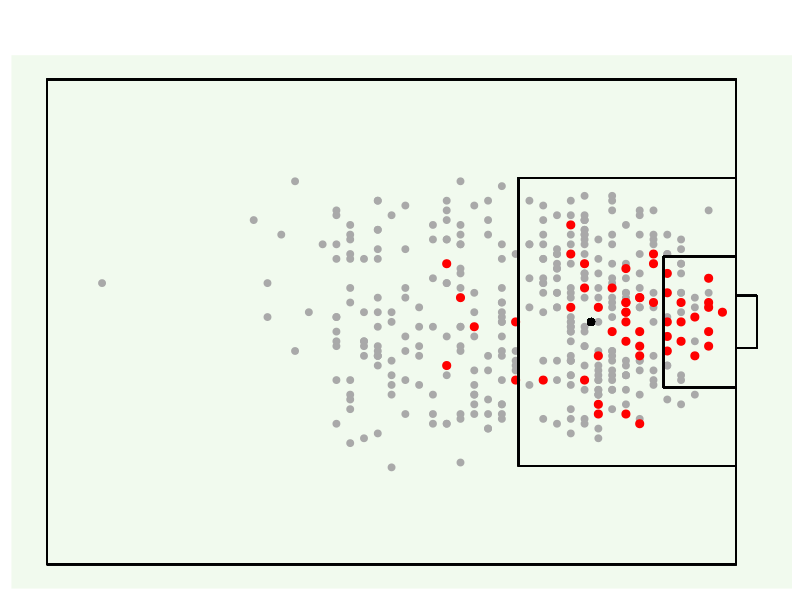

Reproduce this figure in R. (Note: this script raises an error after producing the figure.)
library(ggplot2)
library(randomForest)
library(ROCR)
library(Metrics)

setwd("C:/Users/kenne/OneDrive/Desktop/Data Science/Analysis/Football")

#Set Pitch Length & Width
pitch_l = 114
pitch_w = 74
country <- c("England","France","Germany","Italy","Spain")

#### Full JSON data files can be downloaded from https://figshare.com/collections/Soccer_match_event_dataset/4415000/5
#### Or skip to curated data files below

### Events Data
# Note: Shots/goals data do not reflect the true number of shots/goals in the match due to tagging inaccuracies
#
# library(rjson)
# shots <- NULL
# for(j in 1:5){
#   events <- fromJSON(file = paste("events/events_",country[j],".json", sep=""))
#   for(i in 1:length(events)){
#     if (events[[i]][1] != 10) next
#     events_i <- events[[i]]
#     
#     # Check for goal (tag id = 101)
#     goal = sum(as.data.frame(events_i$tags) == 101)
#     
#     events_i <- within(events_i, rm(tags))
#     events_i <- as.data.frame(events_i)
#     events_i <- cbind(events_i, goal, country[j])
#     shots <- rbind(shots, events_i)
#   }
# }
# events <- NULL
# colnames(shots)[16] <- "league"
# shots$positions.y <- 101 - shots$positions.y # reflect horizontally
# head(shots)
#
## Adjust shots dataset to reflect opposite team
#
# for(i in 1:dim(shots)[1]){
#   hometeam = matches$home.teamId[which(matches$wyId==shots$matchId[i])]
#   awayteam = matches$away.teamId[which(matches$wyId==shots$matchId[i])]
#   if(shots$teamId[i] == hometeam){
#     shots$teamId.opp[i] <- awayteam
#   } else {
#     shots$teamId.opp[i] <- hometeam
#   }
# }
# write.csv(shots,"shots.csv", row.names = F)

### Matches Data
#
# matches <- NULL
# for(j in 1:5){
#   m <- fromJSON(file = paste("matches/matches_",country[j],".json", sep=""))
#   for(i in 1:length(m)){
#     m_i <- m[[i]]
#     m_i_home <- as.data.frame(within(m_i$teamsData[[1]], rm(formation)))
#     colnames(m_i_home) <- paste(m_i_home$side, colnames(m_i_home), sep=".")
#     m_i_away <- as.data.frame(within(m_i$teamsData[[2]], rm(formation)))
#     colnames(m_i_away) <- paste(m_i_away$side, colnames(m_i_away), sep=".")
#     
#     m_i <- as.data.frame(within(m_i, rm(teamsData,referees)))
#     m_i <- cbind(m_i, m_i_home, m_i_away, league = country[j])
#     matches <- rbind(matches, m_i)
#   }
# }
# m <- NULL
# matches <- matches[order(matches$wyId),]
# write.csv(matches,"matches.csv", row.names = F)

#### Teams Data
#
# t <- fromJSON(file = "teams.json")
# teams <- NULL
# for(i in 1:length(t)){
#   teams_i <- t[[i]]
#   teams_i <- as.data.frame(teams_i)
#   teams <- rbind(teams, teams_i)
# }
# teams[2] <- lapply(teams[2], as.character)
# teams$name[4] <- "Deportivo Alaves"
# teams$name[11] <- "Atletico Madrid"
# teams$name[18] <- "Leganes"
# teams$name[32] <- "Bayern Munchen"
# teams$name[59] <- "Saint-Etienne"
# teams$name[77] <- "Koln"
# teams$name[83] <- "Deportivo La Coruna"
# teams$name[97] <- "Malaga"
# write.csv(teams,"teams.csv", row.names = F)

#### Players Data
# pp <- fromJSON(file = "players.json")
# players <- NULL
# for(i in 1:length(pp)){
#      players_i <- pp[[i]]
#      if (is.null(players_i$currentTeamId)) next
#      players_i <- as.data.frame(players_i)
#      players <- rbind(players, players_i)
#    }
# write.csv(players,"players.csv", row.names = F)

#### Reading from CSV files (pre-processed data)

shots <- read.csv("shots.csv")
matches <- read.csv("matches.csv")
teams_all <- read.csv("teams.csv")
players <- read.csv("players.csv")


plot_density <- function (shots_XX, title = "", col_primary = "dark grey", col_secondary = "white", density = T, col_lim = 0.0018){
  m <- ggplot(shots_XX, aes(x = positions.x, y = positions.y)) +
    ggtitle(title) +
    #geom_point() +
    xlim(50, 101.5) +
    ylim(0, 100) +
    theme(plot.title = element_text(size=30),
          legend.title = element_blank(),
          legend.position = "none",
          panel.grid.major = element_blank(),
          panel.grid.minor = element_blank(),
          panel.background = element_rect(fill = "#f1faee"),
          axis.title.x=element_blank(),
          axis.text.x=element_blank(),
          axis.ticks.x=element_blank(),
          axis.title.y=element_blank(),
          axis.text.y=element_blank(),
          axis.ticks.y=element_blank())
  
  if(density){
    m <- m +
      #geom_density_2d_filled() + 
      stat_density_2d(geom = "polygon", contour = TRUE,
                      aes(fill = after_stat(level)), colour = "dark grey",
                      bins = 10) +
      #scale_fill_distiller(palette = palette_colour, direction = 1, limits = c(0,0.002*600/dim(shots_XX)[1])) +
      scale_fill_gradientn(colours = c(col_secondary, col_primary),limits = c(0 ,col_lim), na.value = col_primary)  
  } else{
    #set.seed(125)
    #shots_XX$positions.x <- shots_XX$positions.x + rnorm(dim(shots_XX)[1], 0, 0.15)
    #shots_XX$positions.y <- shots_XX$positions.y + rnorm(dim(shots_XX)[1], 0, 0.15)
    m <- m +
      geom_point(data = shots_XX, mapping = aes(x = positions.x, y = positions.y), color = col_primary, size = 2.0) +
      geom_point(data = shots_XX[shots_XX$goal==1,], mapping = aes(x = positions.x, y = positions.y), color = "red", size = 2.4)
  }
  m +
    geom_segment(aes(x = 100, y = ((pitch_w-44)/2)*100/pitch_w, xend = 100 - 18*100/pitch_l, yend = ((pitch_w-44)/2)*100/pitch_w)) +
    geom_segment(aes(x = 100 - 18*100/pitch_l, y = ((pitch_w-44)/2)*100/pitch_w, xend = 100 - 18*100/pitch_l, yend = ((pitch_w-44)/2+44)*100/pitch_w)) +
    geom_segment(aes(x = 100 - 18*100/pitch_l, y = ((pitch_w-44)/2+44)*100/pitch_w, xend = 100, yend = ((pitch_w-44)/2+44)*100/pitch_w)) +
    geom_segment(aes(x = 100, y = ((pitch_w-20)/2)*100/pitch_w, xend = 100 - 6*100/pitch_l, yend = ((pitch_w-20)/2)*100/pitch_w)) +
    geom_segment(aes(x = 100 - 6*100/pitch_l, y = ((pitch_w-20)/2)*100/pitch_w, xend = 100 - 6*100/pitch_l, yend = ((pitch_w-20)/2+20)*100/pitch_w)) +
    geom_segment(aes(x = 100 - 6*100/pitch_l, y = ((pitch_w-20)/2+20)*100/pitch_w, xend = 100, yend = ((pitch_w-20)/2+20)*100/pitch_w)) +
    geom_segment(aes(x = 50, y = 0, xend = 50, yend = 100)) +
    geom_segment(aes(x = 50, y = 100, xend = 100, yend = 100)) +
    geom_segment(aes(x = 100, y = 100, xend = 100, yend = 0)) +
    geom_segment(aes(x = 100, y = 0, xend = 50, yend = 0)) +
    geom_segment(aes(x = 100, y = (pitch_w/2-4)*100/pitch_w, xend = 101.5, yend = (pitch_w/2-4)*100/pitch_w)) +
    geom_segment(aes(x = 101.5, y = (pitch_w/2-4)*100/pitch_w, xend = 101.5, yend = (pitch_w/2+4)*100/pitch_w)) +
    geom_segment(aes(x = 101.5, y = (pitch_w/2+4)*100/pitch_w, xend = 100, yend = (pitch_w/2+4)*100/pitch_w)) +
    geom_point(aes(x = 100-12*100/pitch_l, y = 50), size = 2)
}


#############################################
##            Random Forest                ##
#############################################

shots_RF <- shots

# A sample plot of 405 shots (1% of all shots in dataset), with red points indicating goals
set.seed(52391)
shots_samples <- sample(dim(shots_RF)[1], round(dim(shots_RF)[1]*0.01))
plot_density(shots[shots_samples,], density = F)


# Add in additional info for RF: Player position, Shot Distance, and Shot Angle
players_pos <- players[,c("wyId", "role.name")]
colnames(players_pos)[1] <- "playerId"
shots_RF <- merge(shots_RF, players_pos, by = "playerId")
shots_RF <- shots_RF[order(shots_RF$matchId,shots_RF$matchPeriod,shots_RF$eventSec),]
shots_RF <- shots_RF[,c("goal","positions.y","positions.x","matchPeriod","eventSec","teamId","teamId.opp","role.name")]

shots_RF$distance.to.goal <- (((101-shots_RF$positions.x)/100*pitch_l)^2 + ((50-shots_RF$positions.y)/100*pitch_w)^2)^(1/2)
seg_b <- (((101-shots_RF$positions.x)/100*pitch_l)^2 + ((55-shots_RF$positions.y)/100*pitch_w)^2)^(1/2)
seg_c <- (((101-shots_RF$positions.x)/100*pitch_l)^2 + ((45-shots_RF$positions.y)/100*pitch_w)^2)^(1/2)
shots_RF$angle <- acos((seg_b^2 + seg_c^2 - 7.4^2) / (2*seg_b*seg_c))*180/pi
shots_RF <- shots_RF[,-c(2,3)]

colnames(teams_all)[3] <- "teamId"
teams_all <- teams_all[teams_all$type=="club",c(2,3)]


# Split into Training and Test samples
set.seed(125)
n_samples <- dim(shots_RF)[1]
shots_samples <- sample(n_samples)
n_validation <- 5
score_auc <- NULL
score_rmse <- NULL



for (i in 1:n_validation){
  # Split into 5 sets for cross validation
  shots_samples_i <- shots_samples[(round(n_samples/n_validation*(i-1))+1):round(n_samples/n_validation*(i))]
  

  # Calculate each team's goal/shot ratio (offence and defence)
  shots_RF_train <- shots_RF[-shots_samples_i,]
  for(j in 1:nrow(teams_all)){
    shots_team_j <- shots_RF_train[shots_RF_train$teamId == teams_all$teamId[j],]
    teams_all$team_offence[j] <- sum(shots_team_j$goal) / nrow(shots_team_j)
    shots_team_opp_j <- shots_RF_train[shots_RF_train$teamId.opp == teams_all$teamId[j],]
    teams_all$opp_defence[j] <- sum(shots_team_opp_j$goal) / nrow(shots_team_opp_j)
  }
  teams_off <- teams_all[,c("teamId","team_offence")]
  teams_def <- teams_all[,c("teamId","opp_defence")]
  colnames(teams_def)[1] <- "teamId.opp"
  shots_RF2 <- merge(shots_RF, teams_off, by = "teamId")
  shots_RF2 <- merge(shots_RF2, teams_def, by = "teamId.opp")
  shots_RF2 <- shots_RF2[,-c(1,2)]

  # Obtain Training & Test datasets
  shots_RF_train <- shots_RF2[-shots_samples_i,]
  shots_RF_test <- shots_RF2[shots_samples_i,-1]
  labels <- shots_RF2[shots_samples_i,1]
  
  # Random Forest algorithm
  rf <- randomForest(y = shots_RF_train$goal, 
                     x = shots_RF_train[,-1], 
                     ntree = 1000, 
                     nodesize = 300,
                     importance = T)
  
  # Obtain test predictions
  predictions <- predict(rf,shots_RF_test)
  # Obtain AUC score
  pred <- prediction(predictions, labels)
  perf.auc <- performance(pred,'auc')
  score_auc <- c(score_auc, as.numeric(perf.auc@y.values))
  # Obtain RMSE score
  score_rmse <- c(score_rmse, rmse(labels, predictions))
}

# Average scores over 5 cross-validations
sum((predictions > 0.5) == labels) / length(predictions)
mean(score_auc)
mean(score_rmse)

# Plot importance
varImpPlot(rf)
importance(rf)


# Plot ROC
pred <- prediction(predictions, labels)
perf <- performance(pred, measure = "tpr", x.measure = "fpr")
plot(perf, col=rainbow(10))
abline(0,1)

# Plot Precision-Recall Curve
perf2 <- performance(pred, "prec", "rec")
plot(perf2, col=rainbow(10), ylim=c(0,1))
abline(h=sum(labels)/length(labels))



# Compare RF against performance of its constituent trees

score_rmse2 <- rep(0,1000)
for (i in 1:n_validation){
  
  # Split into 5 sets for cross validation
  shots_samples_i <- shots_samples[(round(n_samples/n_validation*(i-1))+1):round(n_samples/n_validation*(i))]
  
  
  # Calculate each team's goal/shot ratio (offence and defence)
  shots_RF_train <- shots_RF[-shots_samples_i,]
  for(j in 1:nrow(teams_all)){
    shots_team_j <- shots_RF_train[shots_RF_train$teamId == teams_all$teamId[j],]
    teams_all$team_offence[j] <- sum(shots_team_j$goal) / nrow(shots_team_j)
    shots_team_opp_j <- shots_RF_train[shots_RF_train$teamId.opp == teams_all$teamId[j],]
    teams_all$opp_defence[j] <- sum(shots_team_opp_j$goal) / nrow(shots_team_opp_j)
  }
  teams_off <- teams_all[,c("teamId","team_offence")]
  teams_def <- teams_all[,c("teamId","opp_defence")]
  colnames(teams_def)[1] <- "teamId.opp"
  shots_RF2 <- merge(shots_RF, teams_off, by = "teamId")
  shots_RF2 <- merge(shots_RF2, teams_def, by = "teamId.opp")
  shots_RF2 <- shots_RF2[,-c(1,2)]
  
  # Obtain Training & Test datasets
  shots_RF_train <- shots_RF2[-shots_samples_i,]
  shots_RF_test <- shots_RF2[shots_samples_i,-1]
  labels <- shots_RF2[shots_samples_i,1]
  
  for (i in 1:1000){
    rf2 <- randomForest(y = shots_RF_train$goal, 
                       x = shots_RF_train[,-1], 
                       ntree = 1, 
                       nodesize = 300,
                       importance = T)
    
    predictions2 <- predict(rf2,shots_RF_test)
    score_rmse2[i] <- score_rmse2[i] + rmse(labels, predictions2)
  }
}
score_rmse2 <- score_rmse2 / 5
summary(score_rmse2)
hist(score_rmse2, 100, xlim = c(0.285,0.301), ylab = "Number of Trees", xlab = "RMSE", main = "Histogram of RMSE of 1000 Decision Trees")
abline(v=mean(score_rmse), col = "red")


# Obtain Goal Probabilities from Random Forest based on shot's position
rf3 <- randomForest(y = shots_RF$goal, 
                    x = shots_RF[,c("distance.to.goal","angle","role.name")], 
                    ntree = 1000, 
                    nodesize = 50)

goalprob <- NULL
for(i in 51:100){
  for(j in 1:100){
    distance.to.goal <- (((101-i)/100*pitch_l)^2 + ((50-j)/100*pitch_w)^2)^(1/2)
    seg_b <- (((101-i)/100*pitch_l)^2 + ((55-j)/100*pitch_w)^2)^(1/2)
    seg_c <- (((101-i)/100*pitch_l)^2 + ((45-j)/100*pitch_w)^2)^(1/2)
    angle <- acos((seg_b^2 + seg_c^2 - 7.4^2) / (2*seg_b*seg_c))*180/pi
    role.name = "Forward"
    goalprob <- rbind(goalprob, cbind(j, i, predict(rf3,data.frame(distance.to.goal,angle,role.name))))
  }
}
colnames(goalprob) <- c("y","x","prob")
goalprob <- as.data.frame(goalprob)

# Plot Heatmap of Goal Probabilities
ggplot(goalprob, aes(y = y, x = x, fill = prob)) +
  theme(panel.grid.major = element_blank(),
        panel.grid.minor = element_blank(),
        panel.background = element_rect(fill = "#ffffff"),
        axis.title.x=element_blank(),
        axis.text.x=element_blank(),
        axis.ticks.x=element_blank(),
        axis.title.y=element_blank(),
        axis.text.y=element_blank(),
        axis.ticks.y=element_blank()) +
  geom_tile(stat = "identity") +
  scale_fill_distiller(palette = "Spectral") +
  geom_segment(aes(x = 100, y = ((pitch_w-44)/2)*100/pitch_w, xend = 100 - 18*100/pitch_l, yend = ((pitch_w-44)/2)*100/pitch_w)) +
  geom_segment(aes(x = 100 - 18*100/pitch_l, y = ((pitch_w-44)/2)*100/pitch_w, xend = 100 - 18*100/pitch_l, yend = ((pitch_w-44)/2+44)*100/pitch_w)) +
  geom_segment(aes(x = 100 - 18*100/pitch_l, y = ((pitch_w-44)/2+44)*100/pitch_w, xend = 100, yend = ((pitch_w-44)/2+44)*100/pitch_w)) +
  geom_segment(aes(x = 100, y = ((pitch_w-20)/2)*100/pitch_w, xend = 100 - 6*100/pitch_l, yend = ((pitch_w-20)/2)*100/pitch_w)) +
  geom_segment(aes(x = 100 - 6*100/pitch_l, y = ((pitch_w-20)/2)*100/pitch_w, xend = 100 - 6*100/pitch_l, yend = ((pitch_w-20)/2+20)*100/pitch_w)) +
  geom_segment(aes(x = 100 - 6*100/pitch_l, y = ((pitch_w-20)/2+20)*100/pitch_w, xend = 100, yend = ((pitch_w-20)/2+20)*100/pitch_w)) +
  geom_segment(aes(x = 50, y = 0, xend = 50, yend = 100)) +
  geom_segment(aes(x = 50, y = 100, xend = 100, yend = 100)) +
  geom_segment(aes(x = 100, y = 100, xend = 100, yend = 0)) +
  geom_segment(aes(x = 100, y = 0, xend = 50, yend = 0))

ggplot(goalprob , aes(x = x, y = y)) +
  geom_raster(aes(fill = prob), interpolate=TRUE) +
  #scale_fill_gradient2(low="#4590b8", mid="#fffbb8", high="#d6404f", 
  #                      midpoint=0.5, limits=range(goalprob$prob)) +
  scale_fill_gradientn(colours=c("#4590b8","#c9e897","#fffbb8","#fd9a60","#d6404f"),limits=range(goalprob$prob)) +
  geom_segment(aes(x = 100, y = ((pitch_w-44)/2)*100/pitch_w, xend = 100 - 18*100/pitch_l, yend = ((pitch_w-44)/2)*100/pitch_w)) +
  geom_segment(aes(x = 100 - 18*100/pitch_l, y = ((pitch_w-44)/2)*100/pitch_w, xend = 100 - 18*100/pitch_l, yend = ((pitch_w-44)/2+44)*100/pitch_w)) +
  geom_segment(aes(x = 100 - 18*100/pitch_l, y = ((pitch_w-44)/2+44)*100/pitch_w, xend = 100, yend = ((pitch_w-44)/2+44)*100/pitch_w)) +
  geom_segment(aes(x = 100, y = ((pitch_w-20)/2)*100/pitch_w, xend = 100 - 6*100/pitch_l, yend = ((pitch_w-20)/2)*100/pitch_w)) +
  geom_segment(aes(x = 100 - 6*100/pitch_l, y = ((pitch_w-20)/2)*100/pitch_w, xend = 100 - 6*100/pitch_l, yend = ((pitch_w-20)/2+20)*100/pitch_w)) +
  geom_segment(aes(x = 100 - 6*100/pitch_l, y = ((pitch_w-20)/2+20)*100/pitch_w, xend = 100, yend = ((pitch_w-20)/2+20)*100/pitch_w)) +
  geom_segment(aes(x = 50, y = 0, xend = 50, yend = 100)) +
  geom_segment(aes(x = 50, y = 100, xend = 100, yend = 100)) +
  geom_segment(aes(x = 100, y = 100, xend = 100, yend = 0)) +
  geom_segment(aes(x = 100, y = 0, xend = 50, yend = 0))
